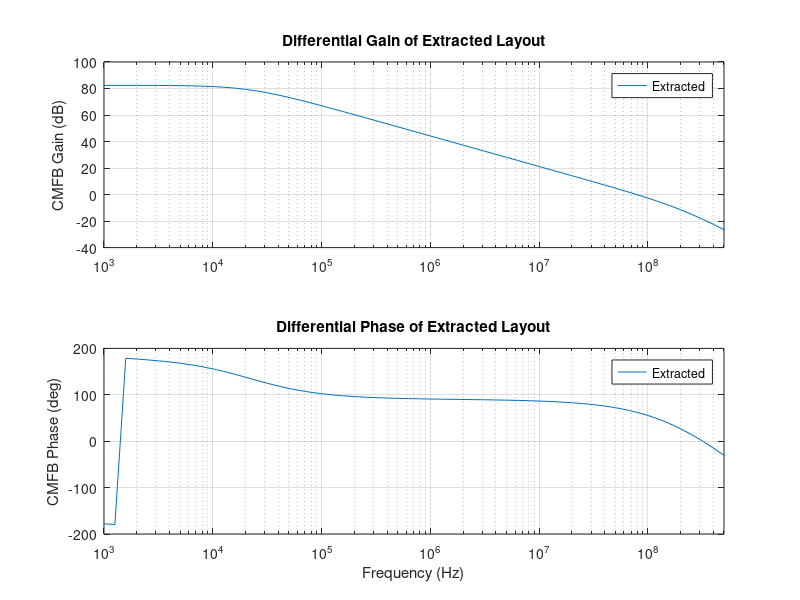

This chart was generated by the following MATLAB code:

close all
clc
clearvars

fp1=fopen('diff_gain_extracted.txt','r');
%fp2=fopen('diff_gain_nominal.txt','r');
%fp3=fopen('diff_gain_slow.txt','r');
f1=fscanf(fp1,'%f\t%f+j%f',[3,61]);
%f2=fscanf(fp2,'%f\t%f+j%f',[3,61]);
%f3=fscanf(fp3,'%f\t%f+j%f',[3,61])


for i = 1:61
    y12(i) = angle(f1(2,i) + f1(3,i)*j) * 180 / pi;
    y10(i) = sqrt( (f1(2,i))^2 + (f1(3,i))^2 );
    x(i) = f1(1,i);
end
y11 = 10*log(y10)

% for i = 1:61
%     y22(i) = angle(f2(2,i) + f2(3,i)*j) * 180 / pi;
%     y20(i) = sqrt( (f2(2,i))^2 + (f2(3,i))^2 );
%     x(i) = f2(1,i);
% end
% y21 = 10*log(y20)
% 
% for i = 1:61
%     y32(i) = angle(f3(2,i) + f3(3,i)*j) * 180 / pi;
%     y30(i) = sqrt( (f3(2,i))^2 + (f3(3,i))^2 );
%     x(i) = f3(1,i);
% end
% y31 = 10*log(y30)

figure('color', 'w');
subplot(2,1,1);
semilogx(x,y11);
% hold on
% semilogx(x,y21);
% hold on
% semilogx(x,y31);
% hold off
xlim([1000 500000000])
title('Differential Gain of Extracted Layout');
%xlabel('Frequency (Hz)') % x-axis label
ylabel('CMFB Gain (dB)') % y-axis label
legend('Extracted','Fast', 'Nominal', 'Slow');
grid on;


subplot(2,1,2);
semilogx(x,y12);
% hold on;
% semilogx(x,y22);
% hold on;
% semilogx(x,y32);
xlim([1000 500000000])
title('Differential Phase of Extracted Layout');
xlabel('Frequency (Hz)') % x-axis label
ylabel('CMFB Phase (deg)') % y-axis label
legend('Extracted','Fast', 'Nominal', 'Slow');
grid on